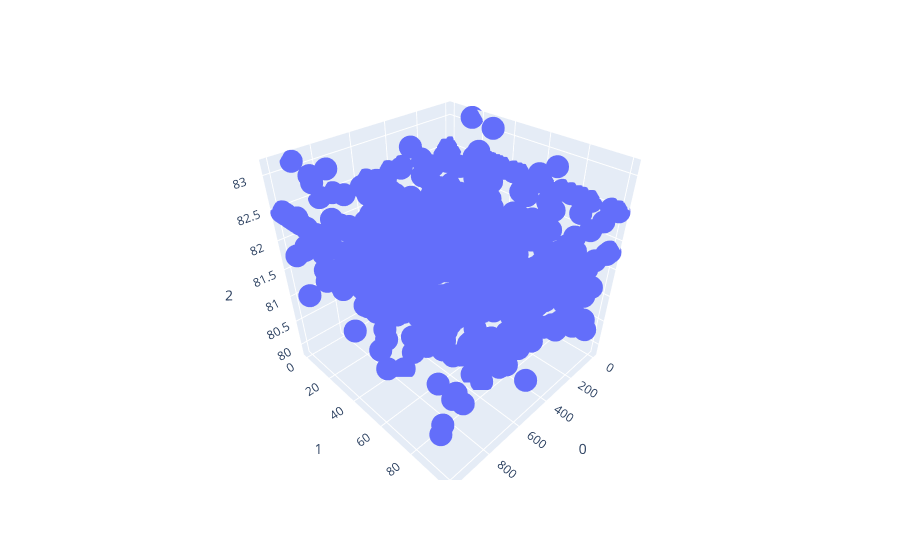

This figure's notebook cell:
### Code cell
ds=pd.DataFrame(data=resultat_RL[1])
ds=ds.sort_values(by=[0,1])
ds=ds.drop_duplicates()
fig = px.scatter_3d(ds, x = 0,y = 1, z = 2)
fig.show()

### Figure 1 — Plotly figure (JSON) as saved in the notebook; plotly's stock layout.template omitted (floating-point values rounded to 4 significant figures; data arrays with more than 128 entries replaced by an {"elided": "..."} marker saying what was removed)
{"data": [{"hovertemplate": "0=%{x}<br>1=%{y}<br>2=%{z}<extra></extra>", "legendgroup": "", "marker": {"color": "#636efa", "symbol": "circle"}, "mode": "markers", "name": "", "scene": "scene", "showlegend": false, "type": "scatter3d", "x": {"elided": "582 float values"}, "y": {"elided": "582 float values"}, "z": {"elided": "582 float values"}}], "layout": {"legend": {"tracegroupgap": 0}, "margin": {"t": 60}, "scene": {"domain": {"x": [0, 1], "y": [0, 1]}, "xaxis": {"title": {"text": "0"}}, "yaxis": {"title": {"text": "1"}}, "zaxis": {"title": {"text": "2"}}}}}
